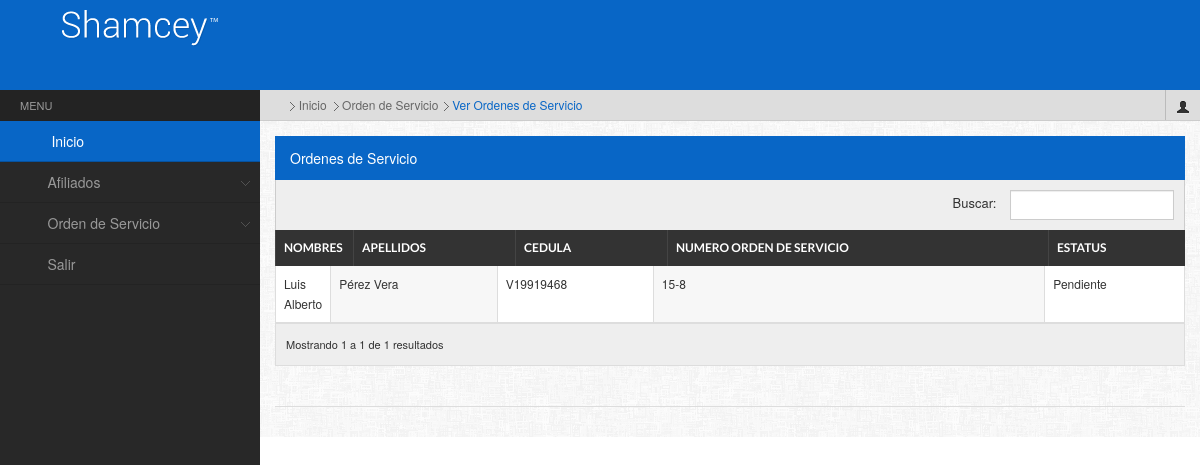
/personaContacto/afiliado.php?pag=vo&&acc=pac&&tipo=svo (signed in), run on the app's committed database.
### tables this page shows
CREATE TABLE IF NOT EXISTS `convenio_paciente` (
  `idconvenio` int(11) NOT NULL AUTO_INCREMENT,
  `idpaciente` int(11) NOT NULL,
  `idempresa` int(11) NOT NULL,
  PRIMARY KEY (`idconvenio`),
  KEY `idpaciente` (`idpaciente`,`idempresa`),
  KEY `idempresa` (`idempresa`)
);

CREATE TABLE IF NOT EXISTS `paciente` (
  `idpaciente` int(11) NOT NULL AUTO_INCREMENT,
  `cedula` varchar(30) NOT NULL,
  `nombres` varchar(80) NOT NULL,
  `apellidos` varchar(80) NOT NULL,
  `fecha_nac` date NOT NULL,
  `genero` char(1) NOT NULL,
  `telefono` varchar(200) NOT NULL,
  PRIMARY KEY (`idpaciente`),
  KEY `cedula` (`cedula`)
);

CREATE TABLE IF NOT EXISTS `ordenservicio` (
  `idordenservicio` int(11) NOT NULL AUTO_INCREMENT,
  `numero_orden` varchar(60) NOT NULL,
  `hora_estimada` time NOT NULL,
  `estatus` varchar(30) NOT NULL,
  `cedula_paciente` varchar(30) NOT NULL,
  `idempresa` int(11) NOT NULL,
  `idsucursal` int(11) NOT NULL,
  `idperfil` int(11) NOT NULL,
  PRIMARY KEY (`idordenservicio`),
  KEY `idempresa` (`idempresa`,`idsucursal`,`idperfil`,`cedula_paciente`),
  KEY `cedula_paciente` (`cedula_paciente`),
  KEY `idempresa_2` (`idempresa`),
  KEY `idsucursal` (`idsucursal`),
  KEY `idperfil` (`idperfil`)
);

### personaContacto/verorden_a.php (the view, shortened to what this page needs)
<?php
	include("conexbd.php");
?>
<!doctype html>
<html>
<head>
</head>
<body>
<h4 class="widgettitle">Ordenes de Servicio</h4>
                <table class="table table-bordered table-infinite" id="dyntable2">
                    <colgroup>
                        <col class="con0" style="align: center; width: 4%" />
                        <col class="con1" />
                        <col class="con0" />
                        <col class="con1" />
                        <col class="con0" />
                        <col class="con1" />
                    </colgroup>
                    <thead>
                        <tr>
                           	<th class="head1">Nombres</th>
                            <th class="head0">Apellidos</th>
                            <th class="head1">Cedula</th>
                            <th class="head1">Numero Orden de Servicio</th>
                            <th class="head1">Estatus</th>
                        </tr>
                    </thead>
                    <tbody>
               <?php
						$sesionid = $_SESSION['userid'];
						$persontac = "SELECT idempresa FROM usuario WHERE nombre_usuario = '$sesionid'";
						$resultp = mysql_query($persontac);
						$idemp = mysql_result($resultp,0);
						$wsql="SELECT * FROM convenio_paciente c, paciente p, ordenservicio o WHERE c.idpaciente = p.idpaciente AND c.idempresa='$idemp' AND o.cedula_paciente = p.cedula";
						$result = mysql_query($wsql,$link);
						while($row = mysql_fetch_array($result))
						{
							$id_orden = $row['idordenservicio'];
							$orden = "SELECT * FROM ordenservicio WHERE idordenservicio='$id_orden'";
							$result_orden = mysql_query($orden);
							$resultado_final = mysql_fetch_array($result_orden);
							$esta = $resultado_final['estatus'];
							if($esta!='anulado'){
				?>
                        <tr class="gradeX">
                            <td><?php echo $row['nombres']; ?></td>
                            <td><?php echo $row['apellidos']; ?></td>
                            <td><?php echo $row['cedula']; ?></td>
                            <td><?php echo $row['numero_orden']; ?></td>
                            <td><?php echo $esta; ?></td>
                        </tr>
                    <?php
							}
						 }
					?>
                     </tbody>
                </table>
</body>
</html>

### admin/archivos/css/responsive-tables.css (style rules this page uses)
.sorting, .icon-trash { cursor: pointer; }

### data on the page
convenio_paciente: idpaciente.nombres "Luis Alberto", idpaciente.apellidos "Pérez Vera", idpaciente.cedula "V19919468", ordenservicio.numero_orden "15-8", ordenservicio.estatus "Pendiente"
